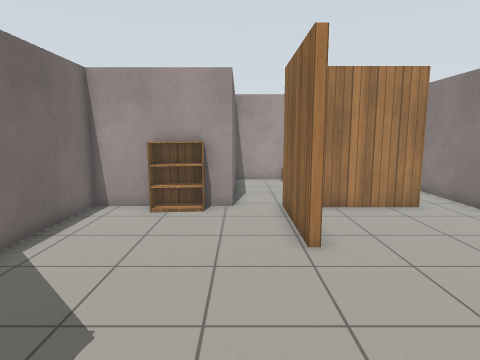
[1] (above)

14 first-person views from a walk through a world built for the Gazebo simulator. The camera is 1.3 m above the floor, tilts 8° down and sees 75° across. The floor is counted in squares, 0.5 m on a side. Each view is taken from the middle of a square. On the plan, view 1 faces up. The plan holds only what a view shows up to about 20 squares ahead; the rest is blank. Gazebo's built-in surfaces are drawn with simple patterns.

[2]
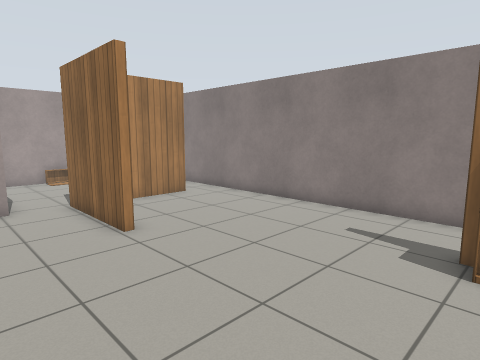

[3]
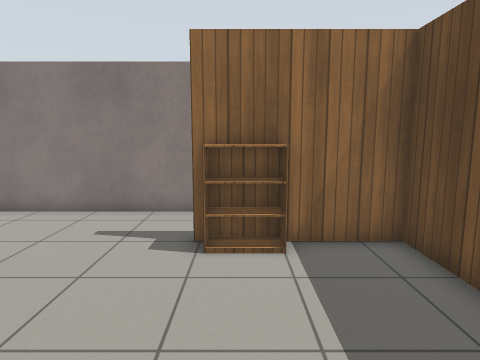

[4]
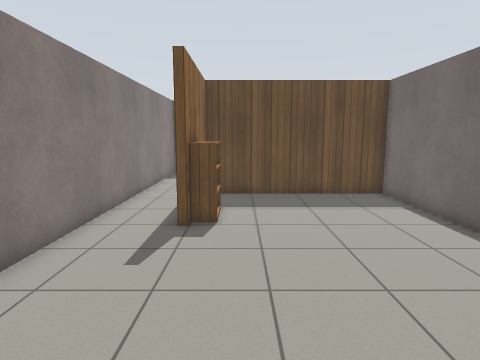

[5]
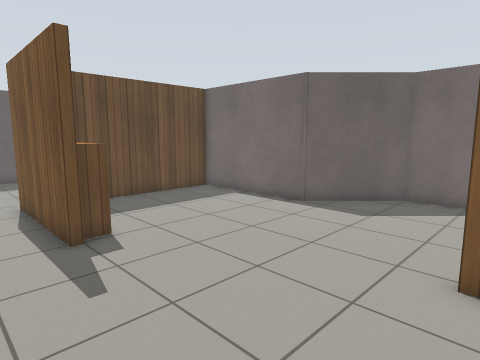

[6]
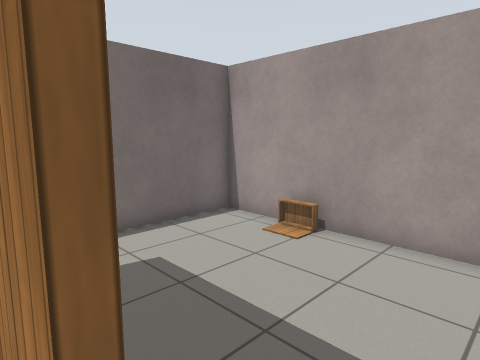

[7]
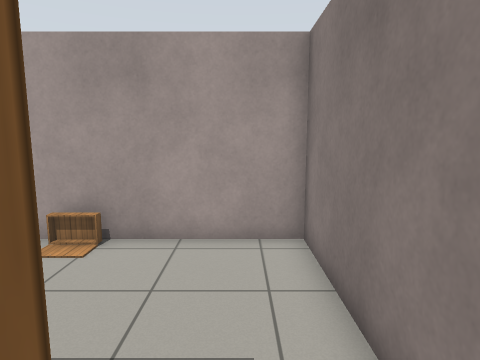

[8]
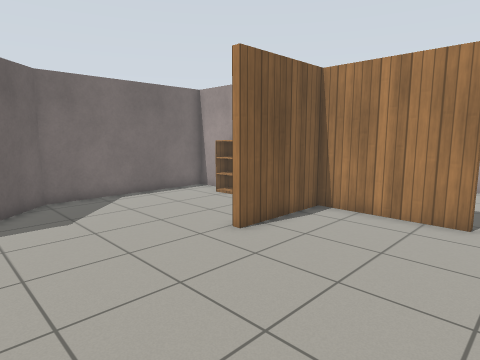

[9]
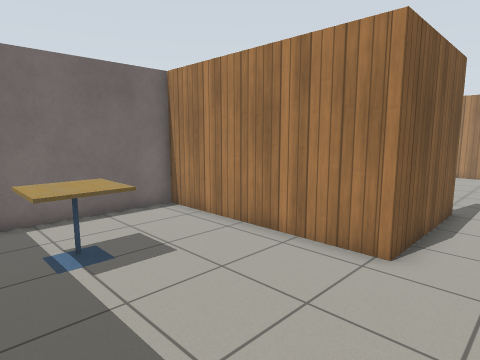

[10]
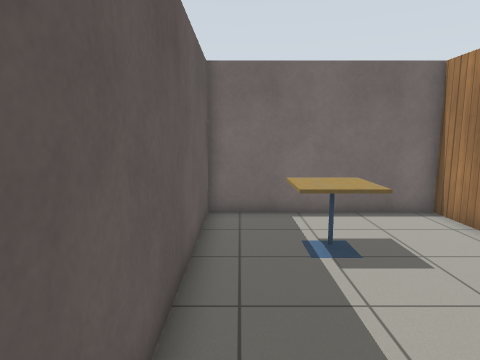

[11]
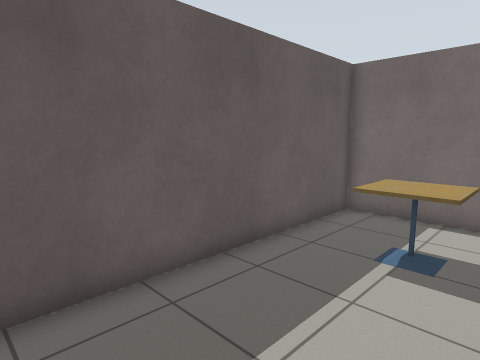

[12]
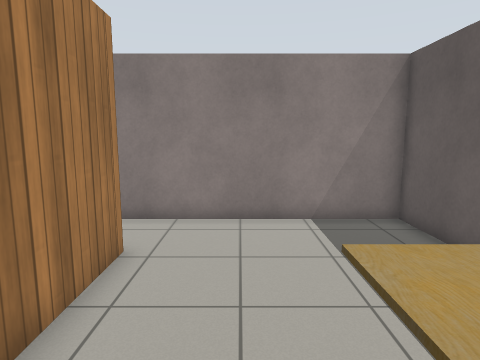

[13]
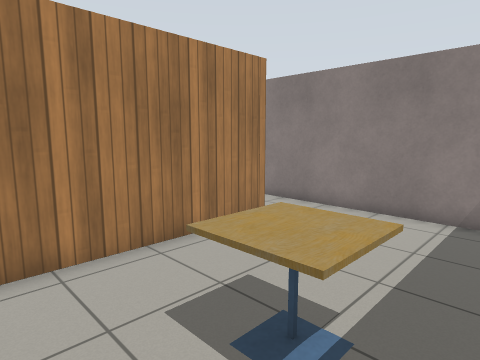

[14]
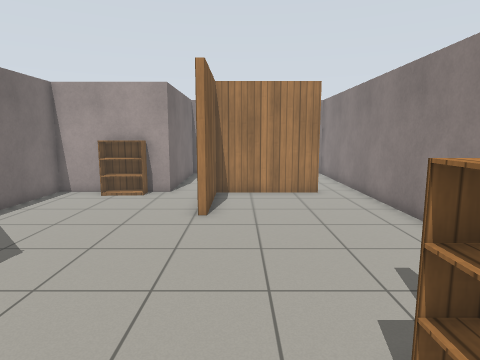

### Floor plan
Points are (right, up) in squares from view 1. A wall is a line through its corners. A room is listed if a view was taken in it or the views show most of it. See-through windows are left out.
Room 1 (views 1, 2, 3, 4, 5, 6, 7, 8, 14)
walls: (5.8, 0.3) (5.8, -5.4); (-0.3, 11.5) (-5.5, 11.5) (-5.5, 4) (-2.5, 1) (-2.5, -5.1) (5.5, -5.1) (5.5, 0.3); (6.6, 11.3) (1.9, 11.3) (1.9, 7.1) (1.6, 7.1) (1.6, 11.6); (8.6, -6.5) (8.6, 11.5)
ways out: opening at (7.5, -6.5) to room 2; opening at (0.5, 12) to room 3; opening at (7.5, 12) to room 3
objects: bookshelf (-3, 11) to (-2, 11); bookshelf (5, -2) to (5, 0)
Room 2 (views 9, 10, 11, 12, 13)
walls: (5.8, -5.4) (-2.5, -5.4) (-2.5, -13.1) (8.6, -13) (8.6, -6.5)
ways out: opening at (7.5, -6.5) to room 1
objects: cafe table (0, -11) to (2, -9)
Room 3 (no view inside)
walls: (8.6, 11.5) (8.6, 18.7) (-0.3, 18.7) (-0.3, 11.5)
ways out: opening at (0.5, 12) to room 1; opening at (7.5, 12) to room 1
objects: other object (3, 18)

Where each view was taken, in squares from view 1:
view 1: 0 up, 0 right, facing up
view 2: 1 down, 2 left, facing up-right
view 3: 1 down, 2 left, facing right
view 4: 9 up, 4 right, facing down
view 5: 8 up, 8 right, facing down-left
view 6: 11 up, 8 right, facing up-left
view 7: 11 up, 7 right, facing up
view 8: 1 up, 8 right, facing up-left
view 9: 12 down, 8 right, facing up-left
view 10: 12 down, 8 right, facing left
view 11: 8 down, 8 right, facing down-left
view 12: 8 down, 1 left, facing right
view 13: 12 down, 2 left, facing up-right
view 14: 3 down, 3 right, facing up
